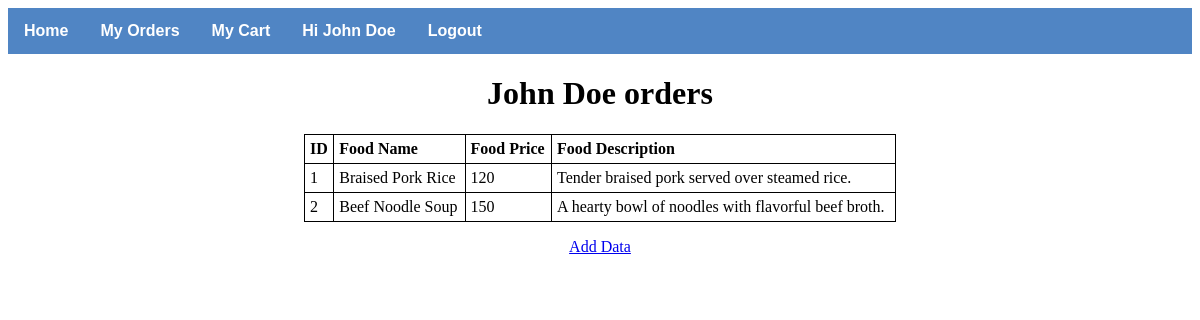
The app's page /orderItems.php?order_id=1 (signed in) with its own data.
### tables this page shows
CREATE TABLE IF NOT EXISTS `order_items` (
    `menu_id` INT NOT NULL,
    `order_id` INT NOT NULL,
    FOREIGN KEY (`menu_id`) REFERENCES `menu`(`menu_id`) ON UPDATE CASCADE ON DELETE CASCADE,
    FOREIGN KEY (`order_id`) REFERENCES `order`(`order_id`) ON UPDATE CASCADE ON DELETE CASCADE
);

CREATE TABLE IF NOT EXISTS `menu` (
    `menu_id` INT NOT NULL AUTO_INCREMENT PRIMARY KEY,
    `food_name` VARCHAR(50) NOT NULL,
    `food_price` INT NOT NULL,
    `food_description` VARCHAR(255)
);

### session.php (called while the page is built, shortened)
<?php
   include('config.php');
   $user_check = $_SESSION['login_user'];
   $ses_sql = mysqli_query($conn,"SELECT login_id FROM login_cred WHERE user_name = '$user_check' ");
   $row = mysqli_fetch_array($ses_sql,MYSQLI_ASSOC);
   $login_session = $row['login_id'];
?>

### orderItems.php (the view, shortened to what this page needs)
<?php
    include('session.php');
    include("config.php");
    $order_id = $_GET['order_id'];
?>
<?php include('navbar.php'); ?>
<html>
<head>
</head>
<body>
<h1 align="center"><?php $sql = "SELECT user_name FROM login_cred WHERE login_id = '$login_session'";
                    $result = $conn->query($sql);
                    if ($result->num_rows > 0) {
                        $row = mysqli_fetch_array($result, MYSQLI_ASSOC);
                        $user_name = $row["user_name"];
                        echo $user_name;
                    }?> orders</h1>
<table style="width:50%" align="center">
    <tr>
        <th>ID</th>
        <th>Food Name</th>
        <th>Food Price</th>
        <th>Food Description</th>
    </tr>
    <?php
        $sql = "SELECT oi.menu_id, m.food_name, m.food_price, m.food_description
                FROM order_items oi
                INNER JOIN menu m ON oi.menu_id = m.menu_id
                WHERE oi.order_id = '$order_id'";
        $result = $conn->query($sql);
        if ($result->num_rows > 0) {
            while ($row = mysqli_fetch_array($result, MYSQLI_ASSOC)) {
                echo "<tr>";
                echo "<td>".$row["menu_id"]."</td>";
                echo "<td>".$row["food_name"]."</td>";
                echo "<td>".$row["food_price"]."</td>";
                echo "<td>".$row["food_description"]."</td>";
                echo "</tr>";
            }
        } else {
            echo "<tr><td colspan='4'>0 results</td></tr>";
        }
    ?>
</table>
<p align="center"><a href="create.html">Add Data</a></p>
</body>
</html>

### navbar.php (shortened to what this page needs)
<nav>
    <ul>
        <li><a class="active" href="restaurants.php">Home</a></li>
        <li><a href="myOrders.php">My Orders</a></li>
        <li><a href="myCart.php">My Cart</a></li>
        <?php
        if(!isset($_SESSION['login_user'])){
            echo '<li><a class="active" href="login.php">Login';
        } else {
            $sql = "SELECT user_name FROM login_cred WHERE login_id = '$login_session'";
            $result = $conn->query($sql);
            if ($result->num_rows > 0) {
                $row = mysqli_fetch_array($result, MYSQLI_ASSOC);
                $user_name = $row["user_name"];
                if($user_name == NULL){
                    echo '<li><a class="active" href="login.php">Login';
                } else {
                    echo '<li><a href="userpage.php">Hi ';
                    echo $user_name;
                    echo '</a></li>';
                    echo '<li><a class="active" href="logout.php">Logout';
                }
            }
        }
        ?></a></li>
    </ul>
</nav>

### navbar.php (style rules this page uses)
nav { font-family:Arial, Helvetica, sans-serif; }
nav ul { list-style-type: none; margin: 0; padding: 0; background-color: #5085C4; overflow: hidden; }
nav li { float: left; }
nav li a { display: block; color: #FFFFFF; font-weight: bold; text-align: center; padding: 14px 16px; text-decoration: none; }

### orderItems.php (style rules this page uses)
table, th, td { border: 1px solid black; border-collapse: collapse; }
th, td { padding: 5px; text-align: left; }

### records on screen
order_items: menu_id "1", menu_id.food_name "Braised Pork Rice", menu_id.food_price "120", menu_id.food_description "Tender braised pork served over steamed rice."
order_items: menu_id "2", menu_id.food_name "Beef Noodle Soup", menu_id.food_price "150", menu_id.food_description "A hearty bowl of noodles with flavorful beef broth."

### other values on screen
$user_name "John Doe"
